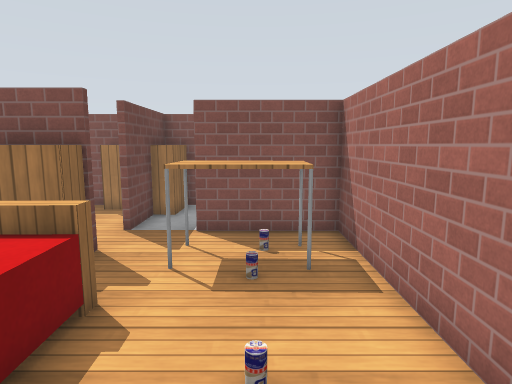
View 1 (above)

16 first-person views from a walk through a robot-simulator world made for Gazebo. The camera is 1.2 m above the floor, tilts 8° down and sees 75° across. Floor lines are 1 m apart. The floor is counted in squares, 0.5 m on a side. Each view is taken from the middle of a square. On the plan, view 1 faces up. The plan holds only what a view shows up to about 20 squares ahead; the rest is blank. Robots are left out. Gazebo's built-in surfaces are drawn with simple patterns.

View 2
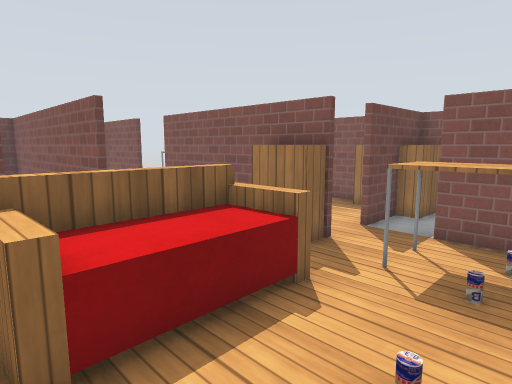

View 3
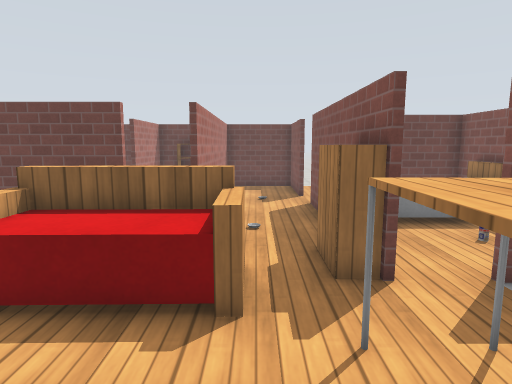

View 4
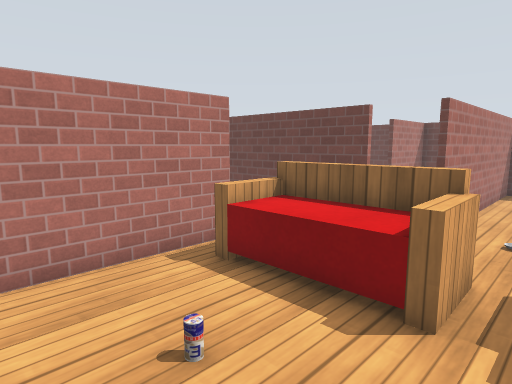

View 5
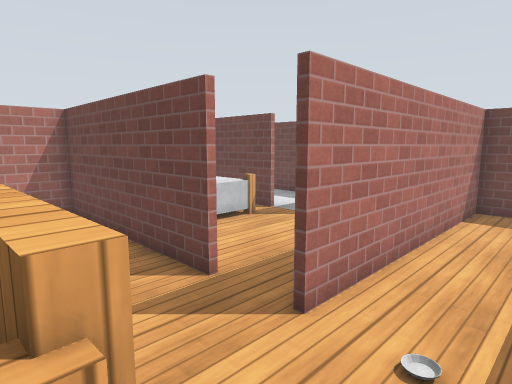

View 6
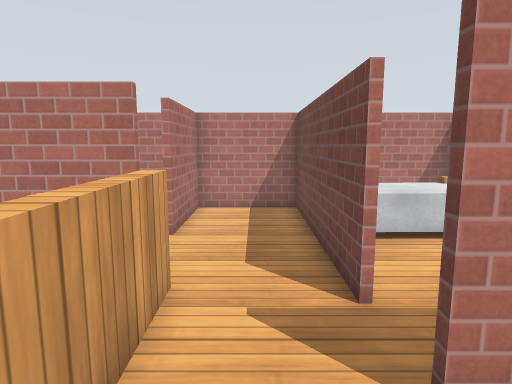

View 7
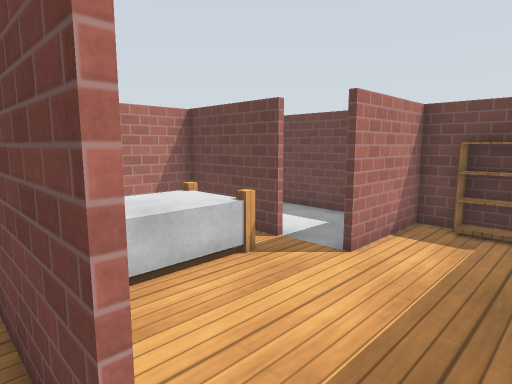

View 8
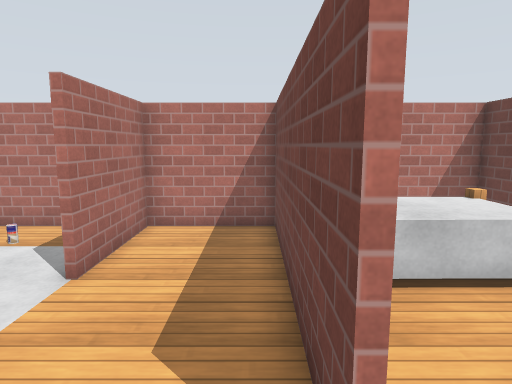

View 9
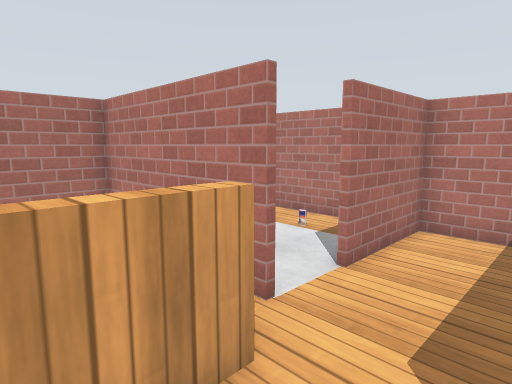

View 10
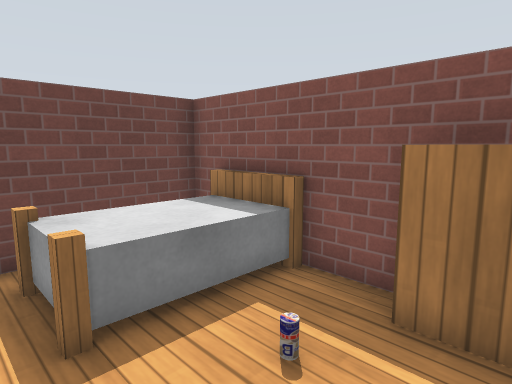

View 11
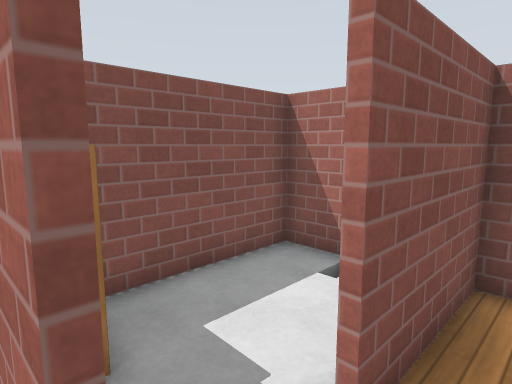

View 12
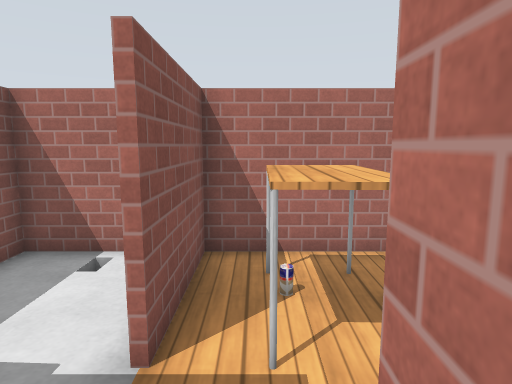

View 13
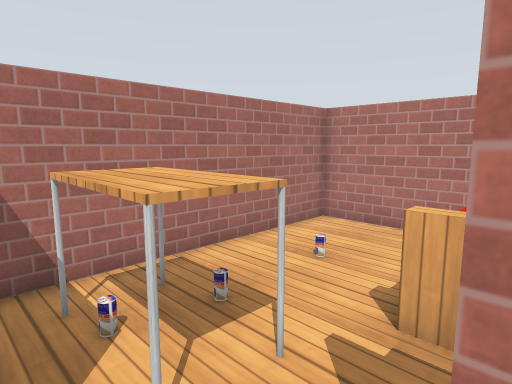

View 14
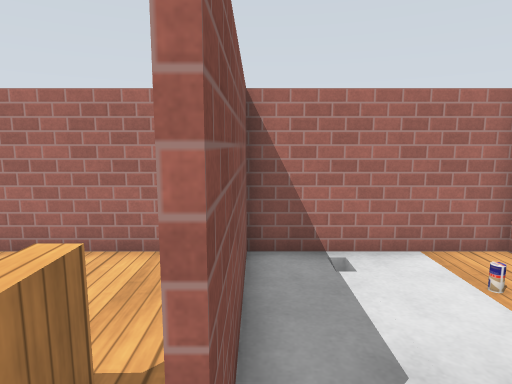

View 15
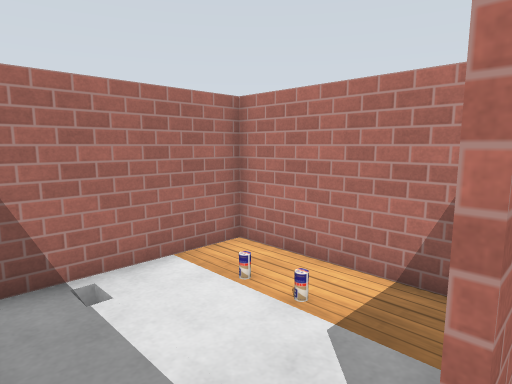

View 16
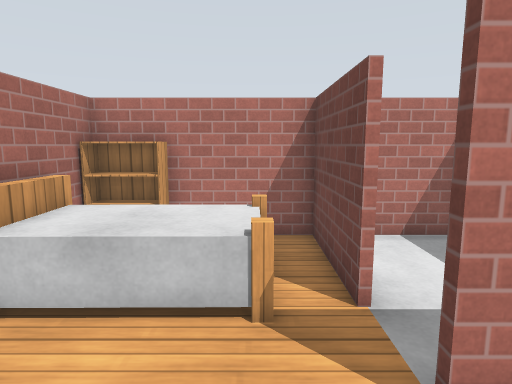

### Floor plan
Points are (right, up) in squares from view 1. A wall is a line through its corners. A room is listed if a view was taken in it or the views show most of it. See-through windows are left out.
Room 1 (views 1, 2, 3, 4, 5, 6, 7, 8, 9, 10, 11, 12, 13)
walls: (-5.4, 7.3) (-11.9, 7.3); (-3.8, 9.2) (-3.8, 10.7); (-4.2, 1.6) (-4.1, 0.5); (-5.6, 13.3) (-11.6, 13.3) (-11.6, 8.7); (-7.6, 1.2) (-7.6, -0.5); (-4.5, 0.5) (-4.6, 1.7); (-3.8, -0.6) (2.3, -0.6) (2.3, 9.2) (-1.8, 9.2); (2.3, 10.9) (2.3, 13.3) (-3.6, 13.3) (-3.6, 9.2); (-13.8, 7.1) (-17.7, 7.1) (-17.7, 3.3) (-7.6, 3.3)
low walls: (-4.5, 4.8) (-2.4, 4.8) (-2.4, 4.4) (-3.1, 4.4); (-4.7, 4.6) (-4.2, 4.6); (-4.2, 0.8) (-3.4, 0.8); (-7.8, 12.9) (-10.6, 12.9)
ways out: opening at (-5.5, -1) to room 2; opening at (-8, 2) to room 3; opening at (-13, 7)
objects: wooden post (-10, 9); grey box (-10, 9) to (-8, 12); wooden post (-8, 9); drink can (-6, 11); bookshelf (-5, 7) to (-4, 7); bookshelf (-5, 13); red box (-4, 1) to (-3, 4); bookshelf (-3, 12) to (-3, 13); table (-1, 6) to (1, 8); drink can (0, 3); drink can (0, 6)
Room 2 (views 14, 15)
walls: (-7.6, -0.5) (-7.6, -6.7) (-3.8, -6.7) (-3.8, -2.6)
ways out: opening at (-5.5, -1) to room 1; opening at (-5, -2)
Room 3 (view 16)
walls: (-13.5, -2.6) (-13.5, -6.7) (-7.8, -6.7) (-7.8, -3.4); (-7.6, 3.1) (-17.7, 3.1) (-17.7, -0.6) (-13.6, -0.6)
low walls: (-8.2, -4.9) (-8.2, -2.7)
ways out: opening at (-8, 2) to room 1; opening at (-14, -2)
objects: bookshelf (-17, 1) to (-17, 2); wooden post (-12, -5); grey box (-12, -4) to (-9, -3); wooden post (-12, -2); bookshelf (-9, -6)

Positions as (right, up) in squares from view 1, and headings:
1: (0, 0), facing up
2: (1, 0), facing up-left
3: (2, 5), facing left
4: (2, 6), facing down-left
5: (-4, 6), facing down-left
6: (-6, 6), facing down
7: (-7, 3), facing down-left
8: (-7, 3), facing down
9: (-7, 3), facing down-right
10: (-4, 8), facing up-left
11: (-4, 8), facing up-right
12: (-5, 8), facing right
13: (-4, 9), facing down-right
14: (-5, -1), facing right
15: (-4, -1), facing down-right
16: (-12, 2), facing down
